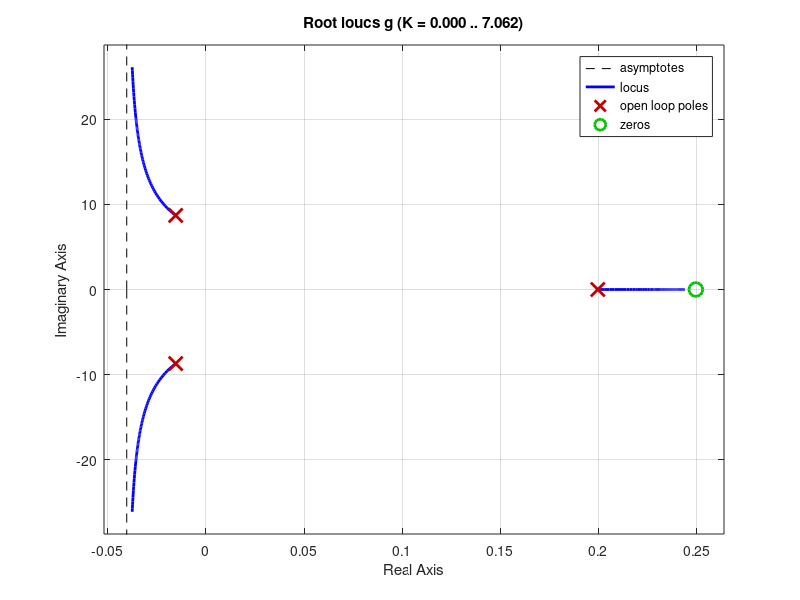

Write the MATLAB code that produced this figure.
clc
clear

A=[  0.           1.           0.           0.           0.    0.   ;
 -10.09444767   0.16892679 -10.09444767   0.         -10.09444767    0. ;
   0.           0.           0.           1.           0.    0.        ;
  10.09444767  -0.16892679  10.09444767   0.          10.09444767    0.        ;
   0.           0.           0.           0.           0.    1.        ;
 -75.79948796  -0.23152403 -75.79948796   0.         -75.79948796    0.        ];

B=[   0.            0.        ;
  -31.28273919   29.93297633;
    0.            0.        ;
  257.52708308 -482.42166412;
    0.            0.        ;
 -183.36952368  538.3673496];

C=[0 1 0 0 0 0;
    1 0 1 0 0 0
    1 0 1 0 1 0];

D=[0 0; 0 0 ;0 0];
[num, den]=ss2tf(A,B,C,D,1);

num11=[0, -31.28, 0, -2804];
num12=[0, 0, 226.2, 0];
num13=[0, 0, 42.87, 0];
num21=[0, 29.93, 0, 1402];
num22=[0, 0, -452.5, 0];
num23=[0, 0, 85.88, -21.44];

den11=[1, -0.1689, 75.8, -15.14];
den12=[1, 0, 0, 0];
den13=den11;
den21=den11;
den22=den12;
den23=den11;

g=tf(num23,den23);
rlocus(g)